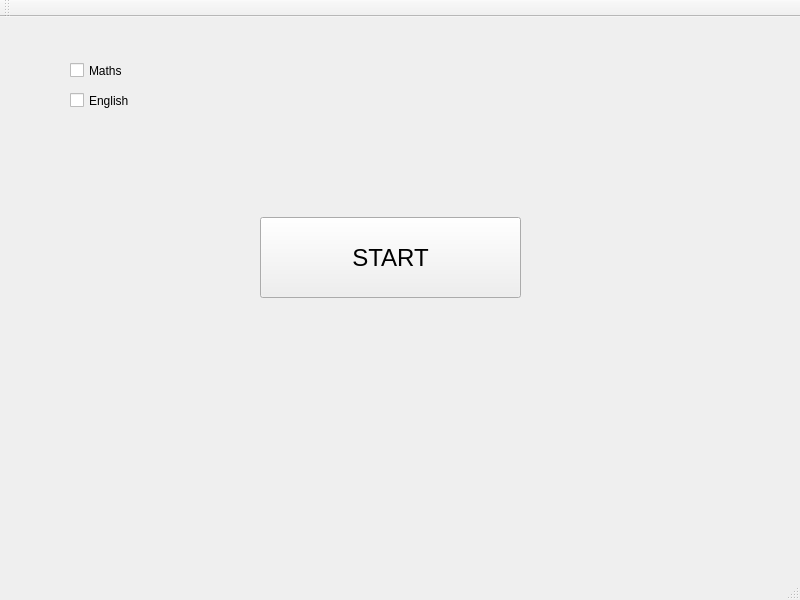
<?xml version="1.0" encoding="UTF-8"?>
<ui version="4.0">
 <class>StartWindow</class>
 <widget class="QMainWindow" name="StartWindow">
  <property name="geometry">
   <rect>
    <x>0</x>
    <y>0</y>
    <width>800</width>
    <height>600</height>
   </rect>
  </property>
  <property name="windowTitle">
   <string>StartWindow</string>
  </property>
  <widget class="QWidget" name="centralWidget">
   <widget class="QPushButton" name="pushButton">
    <property name="geometry">
     <rect>
      <x>260</x>
      <y>200</y>
      <width>261</width>
      <height>81</height>
     </rect>
    </property>
    <property name="font">
     <font>
      <pointsize>18</pointsize>
     </font>
    </property>
    <property name="text">
     <string>START</string>
    </property>
   </widget>
   <widget class="QCheckBox" name="math">
    <property name="geometry">
     <rect>
      <x>70</x>
      <y>40</y>
      <width>98</width>
      <height>27</height>
     </rect>
    </property>
    <property name="text">
     <string>Maths</string>
    </property>
   </widget>
   <widget class="QCheckBox" name="english">
    <property name="geometry">
     <rect>
      <x>70</x>
      <y>70</y>
      <width>98</width>
      <height>27</height>
     </rect>
    </property>
    <property name="text">
     <string>English</string>
    </property>
   </widget>
  </widget>
  <widget class="QMenuBar" name="menuBar">
   <property name="geometry">
    <rect>
     <x>0</x>
     <y>0</y>
     <width>800</width>
     <height>30</height>
    </rect>
   </property>
  </widget>
  <widget class="QToolBar" name="mainToolBar">
   <attribute name="toolBarArea">
    <enum>TopToolBarArea</enum>
   </attribute>
   <attribute name="toolBarBreak">
    <bool>false</bool>
   </attribute>
  </widget>
  <widget class="QStatusBar" name="statusBar"/>
 </widget>
 <layoutdefault spacing="6" margin="11"/>
 <resources/>
 <connections/>
</ui>
